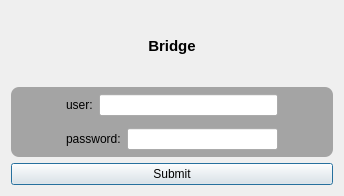
<?xml version="1.0" encoding="UTF-8"?>
<ui version="4.0">
 <class>LoginDialog</class>
 <widget class="QDialog" name="LoginDialog">
  <property name="geometry">
   <rect>
    <x>0</x>
    <y>0</y>
    <width>344</width>
    <height>196</height>
   </rect>
  </property>
  <property name="windowTitle">
   <string>Bridge Login</string>
  </property>
  <property name="styleSheet">
   <string notr="true">#logo { background-color: qlineargradient(spread:reflect,
x1:0.5, y1:0, x2:0, y2:0, stop:0 rgba(91, 204, 233, 100),
stop:1 rgba(32, 80, 96, 100)); }


#verticalWidget
{
background: rgba(0, 0, 0, 80);
border-radius: 8px;
}
</string>
  </property>
  <layout class="QVBoxLayout" name="verticalLayout">
   <item>
    <layout class="QHBoxLayout" name="horizontalLayout">
     <item>
      <widget class="QLabel" name="logo">
       <property name="font">
        <font>
         <pointsize>11</pointsize>
         <weight>75</weight>
         <bold>true</bold>
        </font>
       </property>
       <property name="styleSheet">
        <string notr="true"/>
       </property>
       <property name="text">
        <string>Bridge</string>
       </property>
       <property name="alignment">
        <set>Qt::AlignCenter</set>
       </property>
      </widget>
     </item>
    </layout>
   </item>
   <item>
    <widget class="QWidget" name="verticalWidget" native="true">
     <property name="autoFillBackground">
      <bool>false</bool>
     </property>
     <layout class="QVBoxLayout" name="verticalLayout_3">
      <property name="spacing">
       <number>6</number>
      </property>
      <property name="leftMargin">
       <number>55</number>
      </property>
      <property name="topMargin">
       <number>1</number>
      </property>
      <property name="rightMargin">
       <number>55</number>
      </property>
      <property name="bottomMargin">
       <number>1</number>
      </property>
      <item>
       <layout class="QHBoxLayout" name="horizontalLayout_2">
        <item>
         <widget class="QLabel" name="userName">
          <property name="text">
           <string>user:</string>
          </property>
         </widget>
        </item>
        <item>
         <widget class="QLineEdit" name="userLineEdit"/>
        </item>
       </layout>
      </item>
      <item>
       <layout class="QHBoxLayout" name="horizontalLayout_3">
        <item>
         <widget class="QLabel" name="userPassword">
          <property name="text">
           <string>password:</string>
          </property>
         </widget>
        </item>
        <item>
         <widget class="QLineEdit" name="passwordLineEdit">
          <property name="echoMode">
           <enum>QLineEdit::Password</enum>
          </property>
         </widget>
        </item>
       </layout>
      </item>
     </layout>
    </widget>
   </item>
   <item>
    <widget class="QPushButton" name="submitPB">
     <property name="minimumSize">
      <size>
       <width>0</width>
       <height>0</height>
      </size>
     </property>
     <property name="text">
      <string>Submit</string>
     </property>
    </widget>
   </item>
  </layout>
 </widget>
 <resources/>
 <connections/>
</ui>
